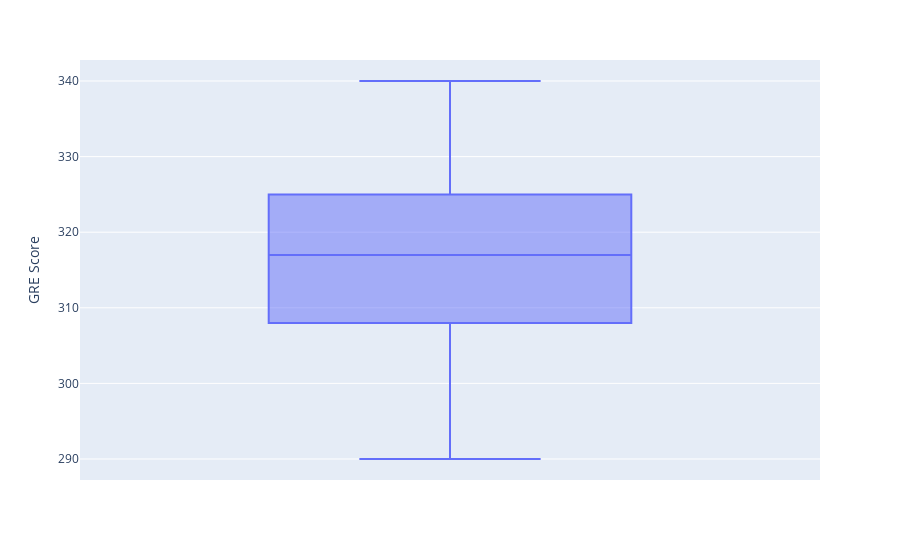
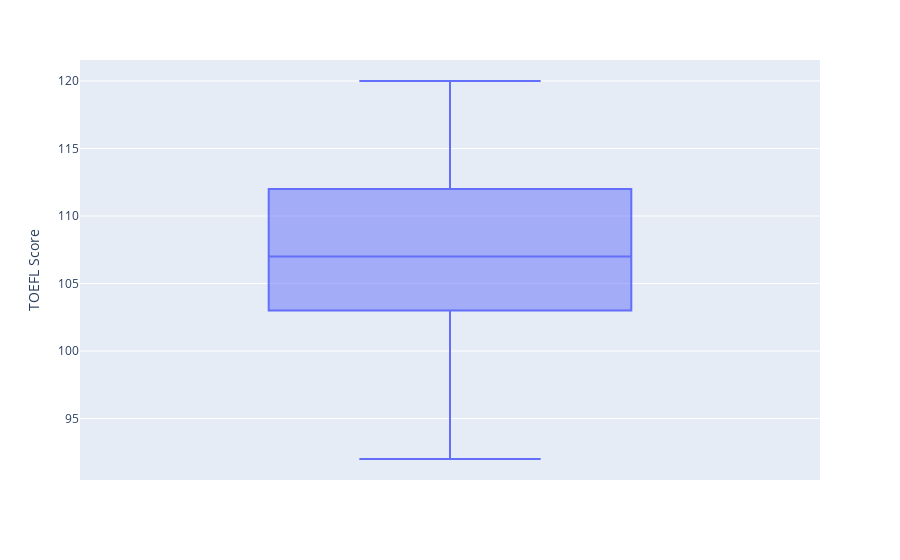
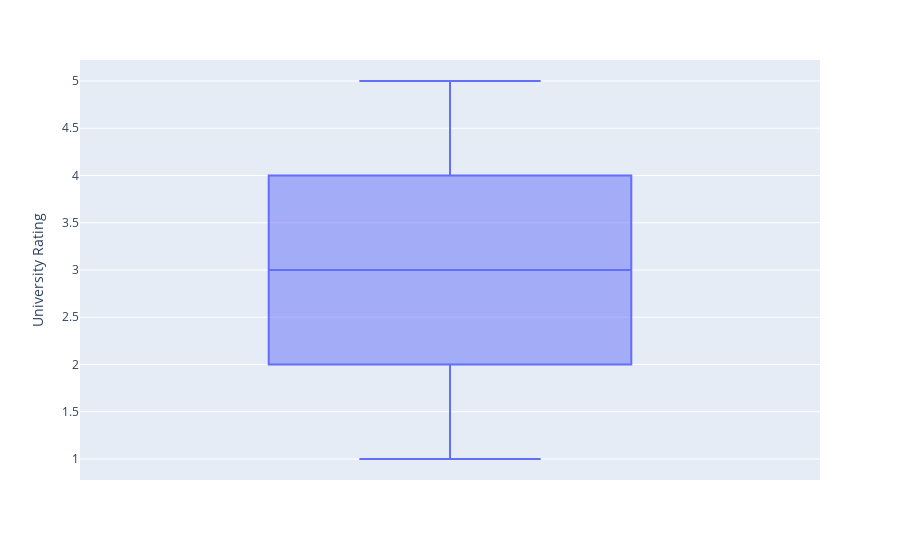
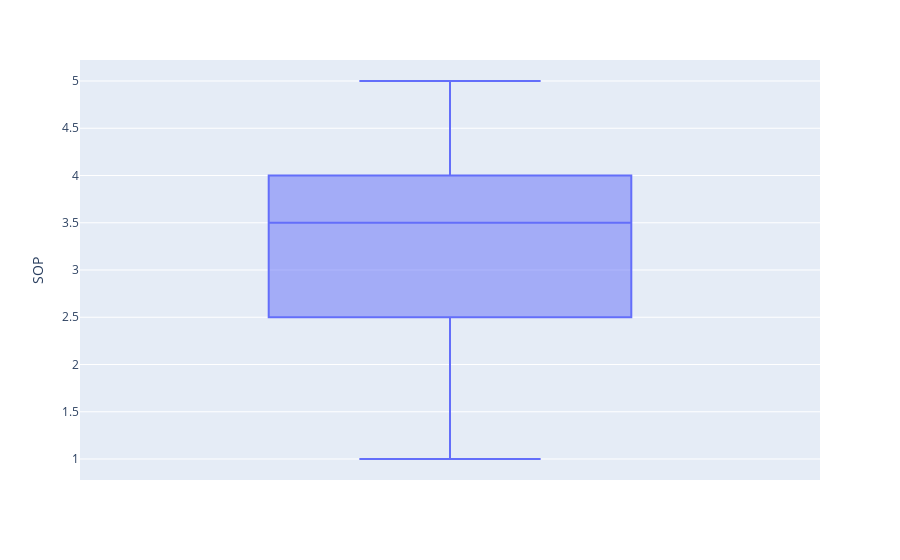

The notebook cell these images were saved under, in order:
### Code cell
for title in data_set_x.columns:
    box_px = px.box(data_set_x, y=title)
    box_px.show()

### Figure 1 — Plotly figure (JSON) as saved in the notebook; plotly's stock layout.template omitted (floating-point values rounded to 4 significant figures; data arrays with more than 128 entries replaced by an {"elided": "..."} marker saying what was removed)
{"data": [{"alignmentgroup": "True", "hovertemplate": "GRE Score=%{y}<extra></extra>", "legendgroup": "", "marker": {"color": "#636efa"}, "name": "", "notched": false, "offsetgroup": "", "orientation": "v", "showlegend": false, "type": "box", "x0": " ", "xaxis": "x", "y": {"elided": "500 int values"}, "y0": " ", "yaxis": "y"}], "layout": {"boxmode": "group", "legend": {"tracegroupgap": 0}, "margin": {"t": 60}, "xaxis": {"anchor": "y", "domain": [0, 1]}, "yaxis": {"anchor": "x", "domain": [0, 1], "title": {"text": "GRE Score"}}}}

### Figure 2 — Plotly figure (JSON) as saved in the notebook; plotly's stock layout.template omitted (floating-point values rounded to 4 significant figures; data arrays with more than 128 entries replaced by an {"elided": "..."} marker saying what was removed)
{"data": [{"alignmentgroup": "True", "hovertemplate": "TOEFL Score=%{y}<extra></extra>", "legendgroup": "", "marker": {"color": "#636efa"}, "name": "", "notched": false, "offsetgroup": "", "orientation": "v", "showlegend": false, "type": "box", "x0": " ", "xaxis": "x", "y": {"elided": "500 int values"}, "y0": " ", "yaxis": "y"}], "layout": {"boxmode": "group", "legend": {"tracegroupgap": 0}, "margin": {"t": 60}, "xaxis": {"anchor": "y", "domain": [0, 1]}, "yaxis": {"anchor": "x", "domain": [0, 1], "title": {"text": "TOEFL Score"}}}}

### Figure 3 — Plotly figure (JSON) as saved in the notebook; plotly's stock layout.template omitted (floating-point values rounded to 4 significant figures; data arrays with more than 128 entries replaced by an {"elided": "..."} marker saying what was removed)
{"data": [{"alignmentgroup": "True", "hovertemplate": "University Rating=%{y}<extra></extra>", "legendgroup": "", "marker": {"color": "#636efa"}, "name": "", "notched": false, "offsetgroup": "", "orientation": "v", "showlegend": false, "type": "box", "x0": " ", "xaxis": "x", "y": {"elided": "500 int values"}, "y0": " ", "yaxis": "y"}], "layout": {"boxmode": "group", "legend": {"tracegroupgap": 0}, "margin": {"t": 60}, "xaxis": {"anchor": "y", "domain": [0, 1]}, "yaxis": {"anchor": "x", "domain": [0, 1], "title": {"text": "University Rating"}}}}

### Figure 4 — Plotly figure (JSON) as saved in the notebook; plotly's stock layout.template omitted (floating-point values rounded to 4 significant figures; data arrays with more than 128 entries replaced by an {"elided": "..."} marker saying what was removed)
{"data": [{"alignmentgroup": "True", "hovertemplate": "SOP=%{y}<extra></extra>", "legendgroup": "", "marker": {"color": "#636efa"}, "name": "", "notched": false, "offsetgroup": "", "orientation": "v", "showlegend": false, "type": "box", "x0": " ", "xaxis": "x", "y": {"elided": "500 float values"}, "y0": " ", "yaxis": "y"}], "layout": {"boxmode": "group", "legend": {"tracegroupgap": 0}, "margin": {"t": 60}, "xaxis": {"anchor": "y", "domain": [0, 1]}, "yaxis": {"anchor": "x", "domain": [0, 1], "title": {"text": "SOP"}}}}
